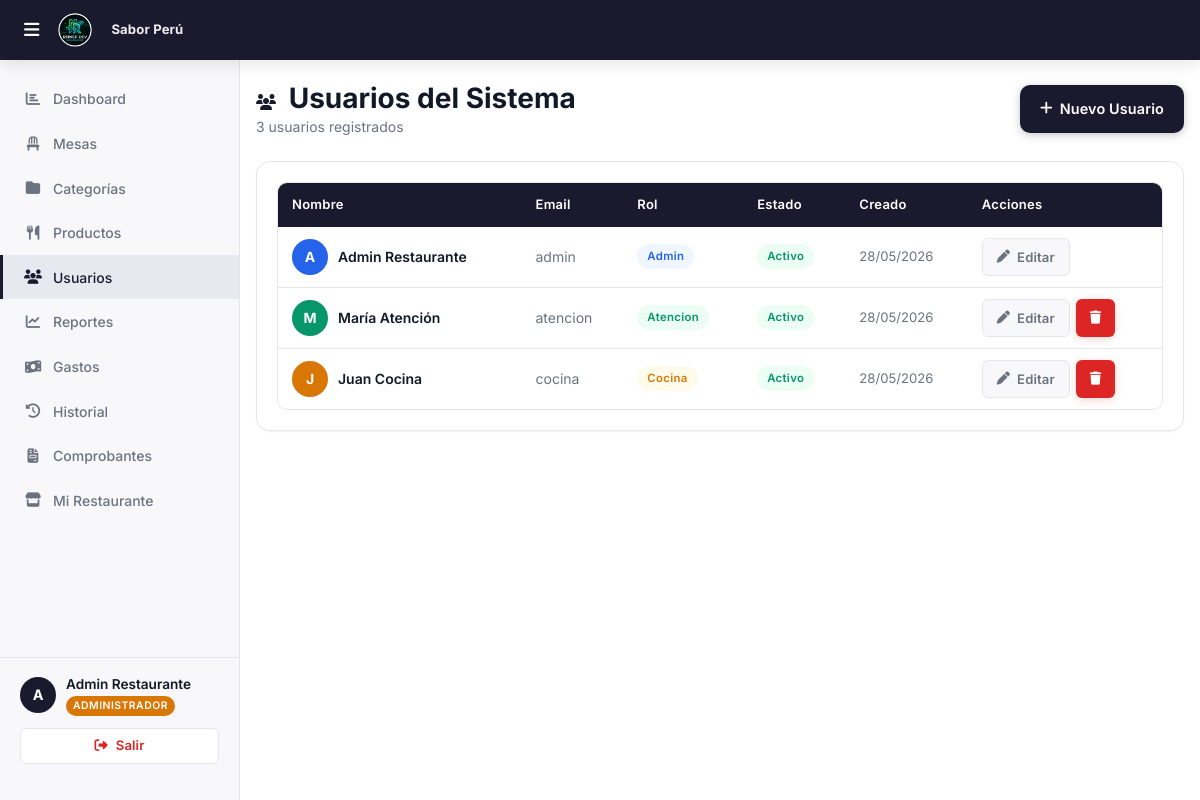
The page /roles/admin/usuarios.php (signed in) on the database its author committed.
### tables this page shows
CREATE TABLE IF NOT EXISTS facturacion_config (
    id                  INT PRIMARY KEY AUTO_INCREMENT,
    restaurante_id      INT          NOT NULL UNIQUE,
    ruc                 VARCHAR(11)  DEFAULT NULL,
    razon_social        VARCHAR(200) DEFAULT NULL,
    direccion_fiscal    VARCHAR(300) DEFAULT NULL,
    serie_boleta        VARCHAR(4)   DEFAULT 'B001',
    serie_factura       VARCHAR(4)   DEFAULT 'F001',
    correlativo_boleta  INT          DEFAULT 0,
    correlativo_factura INT          DEFAULT 0,
    pie_mensaje         VARCHAR(300) DEFAULT '¡Gracias por su visita!',
    logo                VARCHAR(255) DEFAULT NULL,
    updated_at          TIMESTAMP    DEFAULT CURRENT_TIMESTAMP ON UPDATE CURRENT_TIMESTAMP,
    FOREIGN KEY (restaurante_id) REFERENCES restaurantes(id) ON DELETE CASCADE
);

CREATE TABLE IF NOT EXISTS restaurantes (
    id         INT PRIMARY KEY AUTO_INCREMENT,
    nombre     VARCHAR(100) NOT NULL,
    logo       VARCHAR(255) DEFAULT NULL,
    activo     TINYINT(1)   DEFAULT 1,
    created_at TIMESTAMP    DEFAULT CURRENT_TIMESTAMP
);

CREATE TABLE IF NOT EXISTS usuarios (
    id              INT PRIMARY KEY AUTO_INCREMENT,
    restaurante_id  INT          DEFAULT NULL,
    nombre          VARCHAR(100) NOT NULL,
    email           VARCHAR(100) NOT NULL UNIQUE,
    password        VARCHAR(255) NOT NULL,
    rol             ENUM('superadmin','admin','atencion','cocina') NOT NULL,
    activo          TINYINT(1)   DEFAULT 1,
    created_at      TIMESTAMP    DEFAULT CURRENT_TIMESTAMP,
    FOREIGN KEY (restaurante_id) REFERENCES restaurantes(id) ON DELETE SET NULL
);

### roles/admin/usuarios.php (the view, shortened to what this page needs)
<?php
$restauranteId = $_SESSION['restaurante_id'];
$db = getDB();
$st = $db->prepare("
    SELECT id, nombre, email, rol, activo, created_at
    FROM usuarios
    WHERE restaurante_id = ? AND rol != 'superadmin'
    ORDER BY rol, nombre
");
$st->execute([$restauranteId]);
$usuarios = $st->fetchAll();
require_once '../../includes/header.php';
?>
        <div class="page-content">
            <div class="d-flex align-center justify-between mb-24">
                <div>
                    <h1><i class="fa-solid fa-users" style="font-size:1rem;margin-right:6px;color:var(--primary);"></i> Usuarios del Sistema</h1>
                    <p><?= count($usuarios) ?> usuarios registrados</p>
                </div>
                <button class="btn btn-primario" onclick="nuevoUsuario()" id="btn-nuevo-usr">
                    <i class="fa-solid fa-plus"></i> Nuevo Usuario
                </button>
            </div>
            <div class="card">
                <?php if ($usuarios): ?>
                <div class="table-wrap">
                    <table>
                        <thead>
                            <tr>
                                <th>Nombre</th>
                                <th>Email</th>
                                <th>Rol</th>
                                <th>Estado</th>
                                <th>Creado</th>
                                <th>Acciones</th>
                            </tr>
                        </thead>
                        <tbody>
                            <?php foreach ($usuarios as $u): ?>
                            <tr>
                                <td>
                                    <div style="display:flex;align-items:center;gap:10px;">
                                        <div class="user-avatar avatar-<?= $u['rol'] ?>">
                                            <?= strtoupper(substr($u['nombre'],0,1)) ?>
                                        </div>
                                        <span style="font-weight:600;"><?= htmlspecialchars($u['nombre']) ?></span>
                                    </div>
                                </td>
                                <td style="color:var(--text-secondary);font-size:.875rem;"><?= htmlspecialchars($u['email']) ?></td>
                                <td>
                                    <span class="badge <?= ['admin'=>'badge-azul','atencion'=>'badge-verde','cocina'=>'badge-naranja'][$u['rol']] ?? 'badge-gris' ?>">
                                        <?= ucfirst($u['rol']) ?>
                                    </span>
                                </td>
                                <td>
                                    <span class="badge <?= $u['activo'] ? 'badge-verde' : 'badge-gris' ?>">
                                        <?= $u['activo'] ? 'Activo' : 'Inactivo' ?>
                                    </span>
                                </td>
                                <td style="color:var(--text-secondary);font-size:.82rem;"><?= date('d/m/Y', strtotime($u['created_at'])) ?></td>
                                <td>
                                    <div style="display:flex;gap:6px;">
                                        <button class="btn btn-ghost btn-sm" title="Editar"
                                            onclick='editarUsuario(<?= json_encode($u) ?>)'>
                                            <i class="fa-solid fa-pen"></i>
                                            <span class="btn-label-desktop"> Editar</span>
                                        </button>
                                        <?php if ($u['id'] != $_SESSION['usuario_id']): ?>
                                        <button class="btn btn-peligro btn-sm" title="Eliminar"
                                            onclick="eliminarUsuario(<?= $u['id'] ?>, '<?= htmlspecialchars($u['nombre'], ENT_QUOTES) ?>')">
                                            <i class="fa-solid fa-trash"></i>
                                        </button>
                                        <?php endif; ?>
                                    </div>
                                </td>
                            </tr>
                            <?php endforeach; ?>
                        </tbody>
                    </table>
                </div>
                <?php endif; ?>
            </div>
        </div>
<?php require_once '../../includes/footer.php'; ?>

### includes/header.php (shortened to what this page needs)
<?php
$_brandingLogo   = BASE_URL . '/assets/logo.png';
$_brandingNombre = 'R.DEV';
if (!empty($_SESSION['restaurante_id']) && $_SESSION['rol'] !== 'superadmin') {
    try {
        $_dbB = getDB();
        $_stB = $_dbB->prepare("
            SELECT fc.logo, fc.nombre_comercial, r.nombre
            FROM restaurantes r
            LEFT JOIN facturacion_config fc ON fc.restaurante_id = r.id
            WHERE r.id = ?
        ");
        $_stB->execute([$_SESSION['restaurante_id']]);
        $_brand = $_stB->fetch();
        if ($_brand) {
            $_brandingNombre = htmlspecialchars(
                !empty($_brand['nombre_comercial']) ? $_brand['nombre_comercial'] : $_brand['nombre']
            );
        }
    } catch (Exception $_eB) {  }
}
?>
<!DOCTYPE html>
<html lang="es">
<head>
    <link rel="stylesheet" href="https://cdnjs.cloudflare.com/ajax/libs/font-awesome/6.5.1/css/all.min.css">
    <link rel="stylesheet" href="<?= BASE_URL ?>/assets/css/main.css?v=<?= filemtime(__DIR__ . '/../assets/css/main.css') ?>">
</head>
<body>
<nav class="navbar">
    <div class="navbar-brand">
        <?php if ($_SESSION['rol'] === 'superadmin'): ?>
            <img src="<?= BASE_URL ?>/assets/logo.png" alt="R.DEV" style="height:32px;width:auto;">
        <?php else: ?>
            <img src="<?= $_brandingLogo ?>" alt="<?= $_brandingNombre ?>"
                 style="height:36px;width:auto;max-width:120px;object-fit:contain;border-radius:4px;">
            <span style="font-size:.82rem;font-weight:700;color:rgba(255,255,255,.92);margin-left:8px;
                         max-width:160px;overflow:hidden;text-overflow:ellipsis;white-space:nowrap;
                         letter-spacing:.01em;">
                <?= $_brandingNombre ?>
            </span>
        <?php endif; ?>
    </div>
</nav>
<div class="layout-admin">
    <?php include __DIR__ . '/sidebar.php'; ?>
    <div class="main-content">

### rows shown on the page
facturacion_config: restaurante.nombre "Sabor Perú"
usuarios: nombre "A", nombre "Admin Restaurante", email "admin", rol "Admin", activo "Activo", created_at "28/05/2026"
usuarios: nombre "M", nombre "María Atención", email "atencion", rol "Atencion", activo "Activo", created_at "28/05/2026"
usuarios: nombre "J", nombre "Juan Cocina", email "cocina", rol "Cocina", activo "Activo", created_at "28/05/2026"

### other values the page prints
$nombreInicial "A"
$_SESSION['nombre'] "Admin Restaurante"
$rolLabel "ADMINISTRADOR"
count($usuarios) "3"
